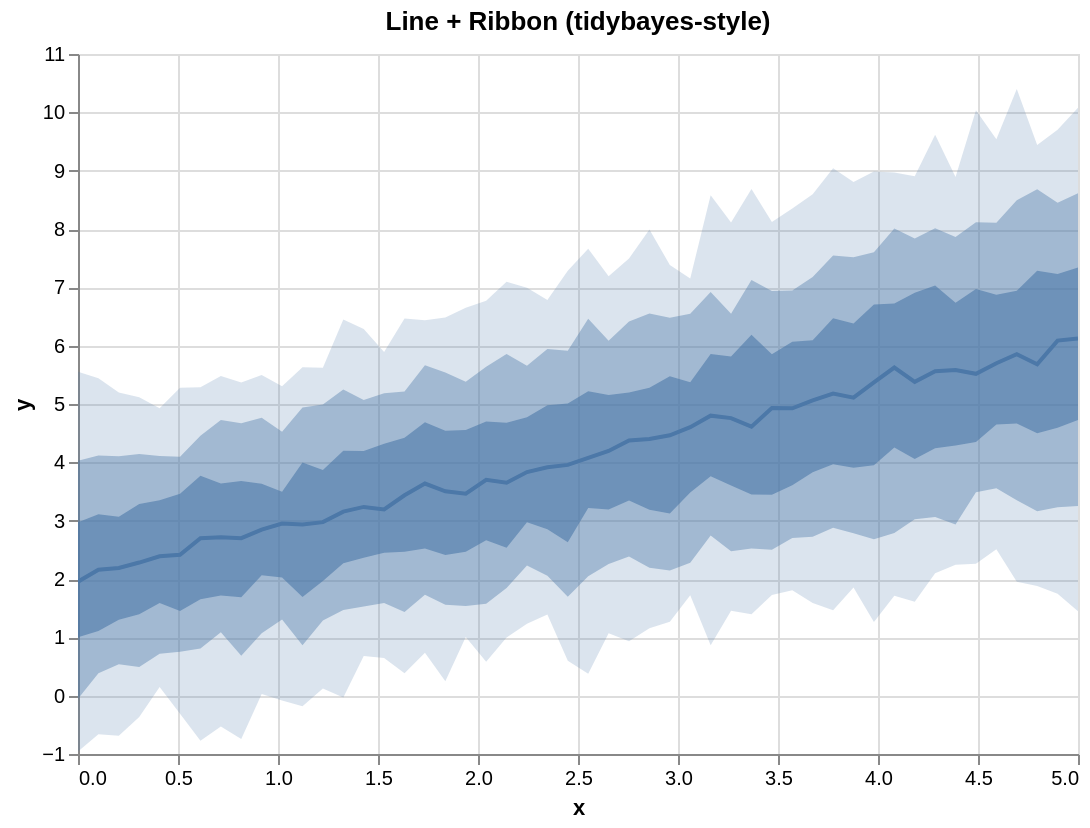

Here is the Vega-Lite specification saved for this chart:
### Vega-Lite specification from a JSON file in a GitHub repository (floating-point values rounded to 4 significant figures)
{"$schema": "https://vega.github.io/schema/vega-lite/v5.json", "config": {"axis": {"labelLimit": 0}, "header": {"labelLimit": 0}, "legend": {"labelLimit": 0}}, "data": {"values": [{"__median__": 4.376, "hi_0_5_": 5.195, "hi_0_8_": 6.414, "hi_0_95_": 7.493, "lo_0_5_": 3.346, "lo_0_8_": 2.384, "lo_0_95_": 0.9328, "x": 2.755}, {"__median__": 2.975, "hi_0_5_": 3.871, "hi_0_8_": 4.99, "hi_0_95_": 5.623, "lo_0_5_": 1.965, "lo_0_8_": 1.287, "lo_0_95_": 0.1238, "x": 1.224}, {"__median__": 4.758, "hi_0_5_": 5.815, "hi_0_8_": 6.547, "hi_0_95_": 8.113, "lo_0_5_": 3.602, "lo_0_8_": 2.478, "lo_0_95_": 1.455, "x": 3.265}, {"__median__": 5.18, "hi_0_5_": 6.469, "hi_0_8_": 7.545, "hi_0_95_": 9.04, "lo_0_5_": 3.969, "lo_0_8_": 2.881, "lo_0_95_": 1.464, "x": 3.776}, {"__median__": 5.517, "hi_0_5_": 6.972, "hi_0_8_": 8.114, "hi_0_95_": 10.04, "lo_0_5_": 4.35, "lo_0_8_": 3.487, "lo_0_95_": 2.262, "x": 4.49}, {"__median__": 2.16, "hi_0_5_": 3.109, "hi_0_8_": 4.118, "hi_0_95_": 5.443, "lo_0_5_": 1.111, "lo_0_8_": 0.3851, "lo_0_95_": -0.6633, "x": 0.102}, {"__median__": 5.625, "hi_0_5_": 6.723, "hi_0_8_": 8.009, "hi_0_95_": 8.969, "lo_0_5_": 4.253, "lo_0_8_": 2.788, "lo_0_95_": 1.711, "x": 4.082}, {"__median__": 2.282, "hi_0_5_": 3.287, "hi_0_8_": 4.142, "hi_0_95_": 5.115, "lo_0_5_": 1.395, "lo_0_8_": 0.4899, "lo_0_95_": -0.3661, "x": 0.3061}, {"__median__": 5.681, "hi_0_5_": 7.283, "hi_0_8_": 8.682, "hi_0_95_": 9.439, "lo_0_5_": 4.5, "lo_0_8_": 3.162, "lo_0_95_": 1.88, "x": 4.796}, {"__median__": 3.917, "hi_0_5_": 4.981, "hi_0_8_": 5.942, "hi_0_95_": 6.783, "lo_0_5_": 2.855, "lo_0_8_": 2.054, "lo_0_95_": 1.391, "x": 2.347}, {"__median__": 2.188, "hi_0_5_": 3.069, "hi_0_8_": 4.103, "hi_0_95_": 5.195, "lo_0_5_": 1.303, "lo_0_8_": 0.5365, "lo_0_95_": -0.6892, "x": 0.2041}, {"__median__": 4.8, "hi_0_5_": 5.859, "hi_0_8_": 6.921, "hi_0_95_": 8.578, "lo_0_5_": 3.762, "lo_0_8_": 2.744, "lo_0_95_": 0.8622, "x": 3.163}, {"__median__": 5.38, "hi_0_5_": 6.908, "hi_0_8_": 7.839, "hi_0_95_": 8.905, "lo_0_5_": 4.057, "lo_0_8_": 3.026, "lo_0_95_": 1.611, "x": 4.184}, {"__median__": 3.834, "hi_0_5_": 4.775, "hi_0_8_": 5.657, "hi_0_95_": 6.993, "lo_0_5_": 2.973, "lo_0_8_": 2.233, "lo_0_95_": 1.234, "x": 2.245}, {"__median__": 4.075, "hi_0_5_": 5.217, "hi_0_8_": 6.461, "hi_0_95_": 7.66, "lo_0_5_": 3.217, "lo_0_8_": 2.049, "lo_0_95_": 0.3752, "x": 2.551}, {"__median__": 2.952, "hi_0_5_": 3.495, "hi_0_8_": 4.523, "hi_0_95_": 5.304, "lo_0_5_": 2.024, "lo_0_8_": 1.306, "lo_0_95_": -0.08131, "x": 1.02}, {"__median__": 4.927, "hi_0_5_": 6.068, "hi_0_8_": 6.945, "hi_0_95_": 8.352, "lo_0_5_": 3.608, "lo_0_8_": 2.704, "lo_0_95_": 1.808, "x": 3.571}, {"__median__": 5.37, "hi_0_5_": 6.705, "hi_0_8_": 7.602, "hi_0_95_": 8.985, "lo_0_5_": 3.951, "lo_0_8_": 2.682, "lo_0_95_": 1.262, "x": 3.98}, {"__median__": 2.714, "hi_0_5_": 3.638, "hi_0_8_": 4.724, "hi_0_95_": 5.48, "lo_0_5_": 1.719, "lo_0_8_": 1.087, "lo_0_95_": -0.5284, "x": 0.7143}, {"__median__": 5.562, "hi_0_5_": 7.033, "hi_0_8_": 8.011, "hi_0_95_": 9.615, "lo_0_5_": 4.24, "lo_0_8_": 3.064, "lo_0_95_": 2.098, "x": 4.286}, {"__median__": 2.7, "hi_0_5_": 3.678, "hi_0_8_": 4.668, "hi_0_95_": 5.367, "lo_0_5_": 1.688, "lo_0_8_": 0.6823, "lo_0_95_": -0.7436, "x": 0.8163}, {"__median__": 4.195, "hi_0_5_": 5.152, "hi_0_8_": 6.086, "hi_0_95_": 7.19, "lo_0_5_": 3.192, "lo_0_8_": 2.257, "lo_0_95_": 1.07, "x": 2.653}, {"__median__": 6.087, "hi_0_5_": 7.229, "hi_0_8_": 8.45, "hi_0_95_": 9.702, "lo_0_5_": 4.595, "lo_0_8_": 3.231, "lo_0_95_": 1.747, "x": 4.898}, {"__median__": 4.4, "hi_0_5_": 5.279, "hi_0_8_": 6.55, "hi_0_95_": 7.992, "lo_0_5_": 3.188, "lo_0_8_": 2.194, "lo_0_95_": 1.157, "x": 2.857}, {"__median__": 3.503, "hi_0_5_": 4.541, "hi_0_8_": 5.541, "hi_0_95_": 6.484, "lo_0_5_": 2.411, "lo_0_8_": 1.559, "lo_0_95_": 0.2489, "x": 1.837}, {"__median__": 5.061, "hi_0_5_": 6.093, "hi_0_8_": 7.176, "hi_0_95_": 8.595, "lo_0_5_": 3.832, "lo_0_8_": 2.725, "lo_0_95_": 1.59, "x": 3.673}, {"__median__": 3.65, "hi_0_5_": 4.68, "hi_0_8_": 5.856, "hi_0_95_": 7.095, "lo_0_5_": 2.537, "lo_0_8_": 1.847, "lo_0_95_": 0.9989, "x": 2.143}, {"__median__": 5.853, "hi_0_5_": 6.94, "hi_0_8_": 8.493, "hi_0_95_": 10.4, "lo_0_5_": 4.667, "lo_0_8_": 3.352, "lo_0_95_": 1.954, "x": 4.694}, {"__median__": 3.154, "hi_0_5_": 4.198, "hi_0_8_": 5.25, "hi_0_95_": 6.448, "lo_0_5_": 2.272, "lo_0_8_": 1.467, "lo_0_95_": -0.03202, "x": 1.327}, {"__median__": 2.416, "hi_0_5_": 3.463, "hi_0_8_": 4.097, "hi_0_95_": 5.278, "lo_0_5_": 1.45, "lo_0_8_": 0.754, "lo_0_95_": -0.3107, "x": 0.5102}, {"__median__": 3.956, "hi_0_5_": 5.009, "hi_0_8_": 5.912, "hi_0_95_": 7.283, "lo_0_5_": 2.632, "lo_0_8_": 1.694, "lo_0_95_": 0.597, "x": 2.449}, {"__median__": 4.604, "hi_0_5_": 5.375, "hi_0_8_": 6.548, "hi_0_95_": 7.15, "lo_0_5_": 3.484, "lo_0_8_": 2.278, "lo_0_95_": 1.722, "x": 3.061}, {"__median__": 6.124, "hi_0_5_": 7.341, "hi_0_8_": 8.614, "hi_0_95_": 10.08, "lo_0_5_": 4.724, "lo_0_8_": 3.253, "lo_0_95_": 1.445, "x": 5.0}, {"__median__": 5.7, "hi_0_5_": 6.871, "hi_0_8_": 8.106, "hi_0_95_": 9.539, "lo_0_5_": 4.65, "lo_0_8_": 3.554, "lo_0_95_": 2.508, "x": 4.592}, {"__median__": 2.7, "hi_0_5_": 3.771, "hi_0_8_": 4.454, "hi_0_95_": 5.285, "lo_0_5_": 1.655, "lo_0_8_": 0.8073, "lo_0_95_": -0.7712, "x": 0.6122}, {"__median__": 3.463, "hi_0_5_": 4.554, "hi_0_8_": 5.383, "hi_0_95_": 6.652, "lo_0_5_": 2.469, "lo_0_8_": 1.539, "lo_0_95_": 1.006, "x": 1.939}, {"__median__": 3.191, "hi_0_5_": 4.317, "hi_0_8_": 5.184, "hi_0_95_": 5.89, "lo_0_5_": 2.452, "lo_0_8_": 1.587, "lo_0_95_": 0.6442, "x": 1.531}, {"__median__": 5.109, "hi_0_5_": 6.381, "hi_0_8_": 7.515, "hi_0_95_": 8.807, "lo_0_5_": 3.906, "lo_0_8_": 2.786, "lo_0_95_": 1.855, "x": 3.878}, {"__median__": 3.699, "hi_0_5_": 4.698, "hi_0_8_": 5.639, "hi_0_95_": 6.77, "lo_0_5_": 2.664, "lo_0_8_": 1.576, "lo_0_95_": 0.5808, "x": 2.041}, {"__median__": 3.236, "hi_0_5_": 4.196, "hi_0_8_": 5.068, "hi_0_95_": 6.285, "lo_0_5_": 2.364, "lo_0_8_": 1.528, "lo_0_95_": 0.6815, "x": 1.429}, {"__median__": 2.389, "hi_0_5_": 3.351, "hi_0_8_": 4.11, "hi_0_95_": 4.925, "lo_0_5_": 1.59, "lo_0_8_": 0.718, "lo_0_95_": 0.1495, "x": 0.4082}, {"__median__": 4.611, "hi_0_5_": 6.188, "hi_0_8_": 7.128, "hi_0_95_": 8.685, "lo_0_5_": 3.448, "lo_0_8_": 2.523, "lo_0_95_": 1.396, "x": 3.367}, {"__median__": 1.954, "hi_0_5_": 2.971, "hi_0_8_": 4.028, "hi_0_95_": 5.552, "lo_0_5_": 1.003, "lo_0_8_": -0.05446, "lo_0_95_": -0.9564, "x": 0.0}, {"__median__": 5.584, "hi_0_5_": 6.736, "hi_0_8_": 7.863, "hi_0_95_": 8.89, "lo_0_5_": 4.288, "lo_0_8_": 2.934, "lo_0_95_": 2.245, "x": 4.388}, {"__median__": 2.846, "hi_0_5_": 3.631, "hi_0_8_": 4.765, "hi_0_95_": 5.499, "lo_0_5_": 2.063, "lo_0_8_": 1.069, "lo_0_95_": 0.02764, "x": 0.9184}, {"__median__": 3.637, "hi_0_5_": 4.687, "hi_0_8_": 5.662, "hi_0_95_": 6.436, "lo_0_5_": 2.522, "lo_0_8_": 1.73, "lo_0_95_": 0.7378, "x": 1.735}, {"__median__": 4.464, "hi_0_5_": 5.475, "hi_0_8_": 6.477, "hi_0_95_": 7.384, "lo_0_5_": 3.123, "lo_0_8_": 2.145, "lo_0_95_": 1.268, "x": 2.959}, {"__median__": 3.435, "hi_0_5_": 4.422, "hi_0_8_": 5.214, "hi_0_95_": 6.465, "lo_0_5_": 2.465, "lo_0_8_": 1.433, "lo_0_95_": 0.3822, "x": 1.633}, {"__median__": 4.933, "hi_0_5_": 5.851, "hi_0_8_": 6.935, "hi_0_95_": 8.122, "lo_0_5_": 3.444, "lo_0_8_": 2.503, "lo_0_95_": 1.724, "x": 3.469}, {"__median__": 2.936, "hi_0_5_": 3.996, "hi_0_8_": 4.941, "hi_0_95_": 5.631, "lo_0_5_": 1.69, "lo_0_8_": 0.8622, "lo_0_95_": -0.1815, "x": 1.122}]}, "height": 350, "layer": [{"_lr_layer": true, "encoding": {"tooltip": [{"field": "x", "title": "x", "type": "quantitative"}, {"field": "__median__", "title": "median", "type": "quantitative"}, {"field": "lo_0_95_", "title": "95% lo", "type": "quantitative"}, {"field": "hi_0_95_", "title": "95% hi", "type": "quantitative"}], "x": {"field": "x", "scale": {"zero": false}, "type": "quantitative"}, "y": {"field": "lo_0_95_", "scale": {"zero": false}, "title": "y", "type": "quantitative"}, "y2": {"field": "hi_0_95_"}}, "mark": {"line": false, "opacity": 0.2, "type": "area"}, "params": [{"bind": "scales", "name": "grid", "select": {"encodings": ["x", "y"], "type": "interval"}}]}, {"_lr_layer": true, "encoding": {"tooltip": [{"field": "x", "title": "x", "type": "quantitative"}, {"field": "__median__", "title": "median", "type": "quantitative"}, {"field": "lo_0_95_", "title": "95% lo", "type": "quantitative"}, {"field": "hi_0_95_", "title": "95% hi", "type": "quantitative"}], "x": {"field": "x", "scale": {"zero": false}, "type": "quantitative"}, "y": {"field": "lo_0_8_", "scale": {"zero": false}, "title": "y", "type": "quantitative"}, "y2": {"field": "hi_0_8_"}}, "mark": {"line": false, "opacity": 0.4, "type": "area"}}, {"_lr_layer": true, "encoding": {"tooltip": [{"field": "x", "title": "x", "type": "quantitative"}, {"field": "__median__", "title": "median", "type": "quantitative"}, {"field": "lo_0_95_", "title": "95% lo", "type": "quantitative"}, {"field": "hi_0_95_", "title": "95% hi", "type": "quantitative"}], "x": {"field": "x", "scale": {"zero": false}, "type": "quantitative"}, "y": {"field": "lo_0_5_", "scale": {"zero": false}, "title": "y", "type": "quantitative"}, "y2": {"field": "hi_0_5_"}}, "mark": {"line": false, "opacity": 0.6, "type": "area"}}, {"_lr_layer": true, "encoding": {"tooltip": [{"field": "x", "title": "x", "type": "quantitative"}, {"field": "__median__", "title": "median", "type": "quantitative"}, {"field": "lo_0_95_", "title": "95% lo", "type": "quantitative"}, {"field": "hi_0_95_", "title": "95% hi", "type": "quantitative"}], "x": {"field": "x", "scale": {"zero": false}, "type": "quantitative"}, "y": {"field": "__median__", "scale": {"zero": false}, "title": "y", "type": "quantitative"}}, "mark": {"strokeWidth": 2, "type": "line"}}], "title": "Line + Ribbon (tidybayes-style)", "width": 500}
